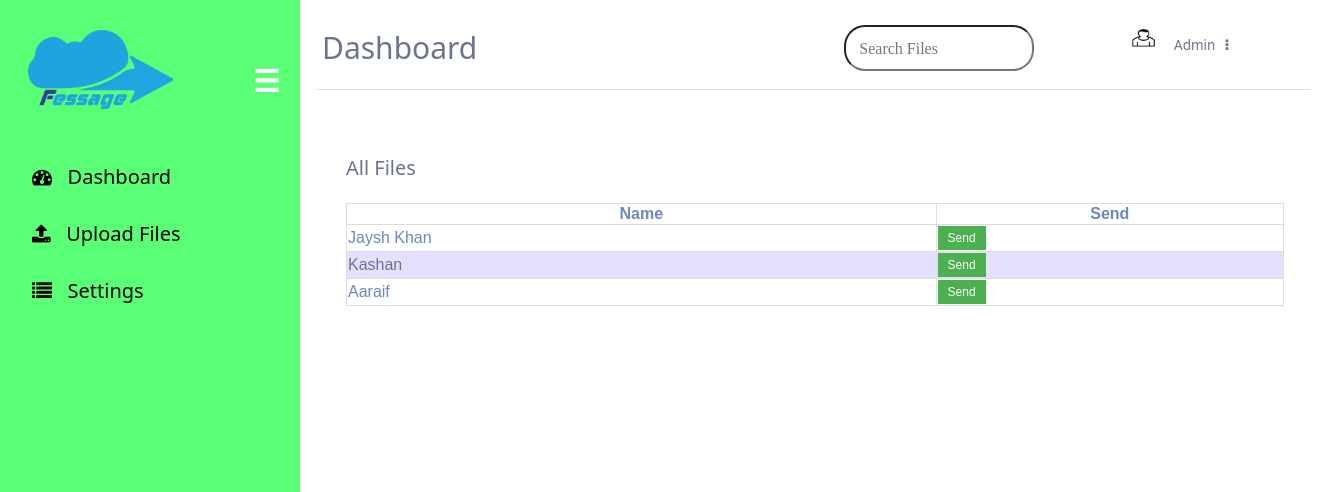
The app's page /SendFileDash.php (signed in) with its own data.
### tables this page shows
CREATE TABLE `users` (
  `id` int(11) NOT NULL,
  `username` varchar(50) NOT NULL,
  `useremail` varchar(100) NOT NULL,
  `password` varchar(100) NOT NULL,
  `passwordHash` varchar(1000) NOT NULL,
  `salt` varchar(300) NOT NULL,
  `accounttype` tinyint(1) NOT NULL DEFAULT 0,
  `foldername` varchar(200) NOT NULL,
  `allowedSpace` int(11) NOT NULL DEFAULT 500000000,
  `usedSpace` int(11) NOT NULL
);

### phpscripts/userTableCreator.php (the view, shortened to what this page needs)
<?php
$fromid=$_SESSION['id'];
include("db.php");
$sql = "Select id,username from users";
$result = $conn->query($sql);
if($result->num_rows > 0) {
    while($row = $result->fetch_assoc())
    {
        $id = $row['id'];
        $name = $row['username'];
        $formtosend = '<form action="./phpscripts/sendFile.php" method="post">
  <input type="hidden" name="fileid" value="'.$fileTOSendID.'">
  <input type="hidden" name="fileName" value="'.$fileTOSendName.'">
  <input type="hidden" name="fromName" value="'.$Name.'">
  <input type="hidden" name="toID" value="'.$id.'">
  <input type="hidden" name="fromID" value="'.$fromid.'">
  <input id="userdashbutton" type="submit" value="Send">
</form>';
        if($id!=1) {
            echo "<tr>";
            echo "<td>" . $name . "</td>";
            echo "<td>" . $formtosend . "</td>";
            echo " </tr>";
        }
    }
}

### Css/Dash.css (style rules this page uses)
body { margin: 0px; padding: 0px; font-family: system-ui; }
td, th { border: 1px solid #dddddd; }
tr:nth-child(even) { background-color: #5643ff29; color: #6c7293!important; }

### SendFileDash.php (style rules this page uses)
#userdashbutton { background-color: #4CAF50; border: none; color: white; padding: 5px 10px; text-align: center; text-decoration: none; display: inline-block; font-size: 12px; }

### records on screen
users: username "Jaysh Khan"
users: username "Kashan"
users: username "Aaraif"

### other values on screen
$Name "Admin"
